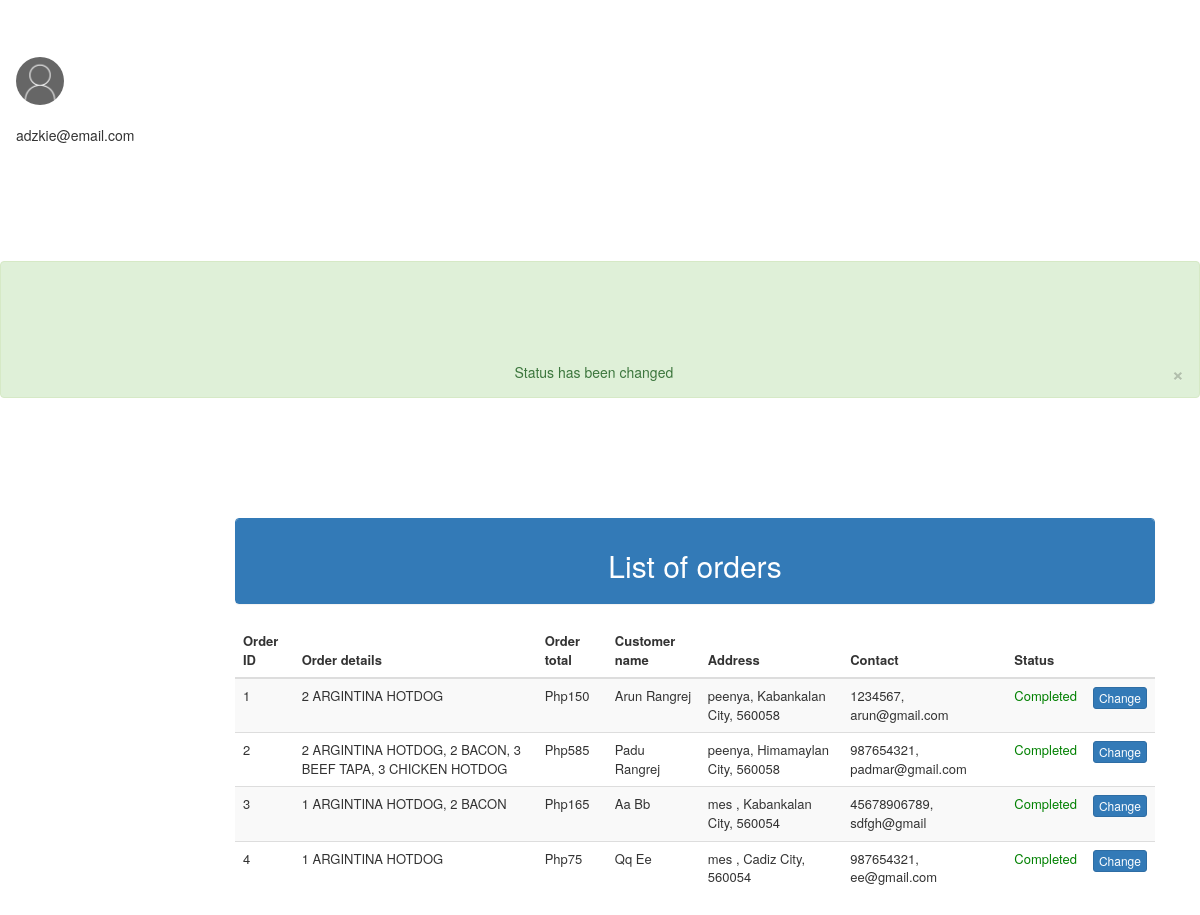
The app's page /admin/admin_orders_view.php?q=1 (signed in) with its own data.
### tables this page shows
CREATE TABLE `order_info` (
  `id` int(100) NOT NULL,
  `order_id` int(100) NOT NULL,
  `order_total` varchar(100) NOT NULL,
  `status` varchar(100) NOT NULL
);

CREATE TABLE `tblcustomers` (
  `id` int(7) UNSIGNED ZEROFILL NOT NULL,
  `order_id` int(100) NOT NULL,
  `first_name` varchar(100) NOT NULL,
  `last_name` varchar(100) NOT NULL,
  `street_address` varchar(100) NOT NULL,
  `city` varchar(100) NOT NULL,
  `zipcode` int(100) NOT NULL,
  `country` varchar(100) NOT NULL,
  `contact_number` varchar(11) DEFAULT NULL,
  `email` varchar(100) NOT NULL,
  `password` varchar(200) NOT NULL
);

### admin/admin_orders_view.php (the view)
<?php
include "admin_header.php";
include "connection.php";
$query="SELECT * FROM order_info";
$result=mysqli_query($conn,$query);
if(isset($_REQUEST['q'])) {
    if ($_REQUEST['q'] == 1) {
        ?>
        <div class="alert alert-success"style="padding-top: 100px">
            <button type="button" class="close" data-dismiss="alert">&times;</button>
            <center>Status has been changed</center>
        </div>
        <?php
    }
}
?>
<!doctype>
<html>
<head>
</head>
<body>
    <div class="container" style="padding-top: 100px;">
        <div class="col-md-2"></div>
        <div class="col-md-10">
            <div class="panel panel-primary">
                <div class="panel-heading">
                    <center><h2>List of orders</h2></center>
                </div>
            </div>
            <div class="table-responsive">
            <table class="table table-striped" style="font-size: small">
                <thead>
                    <tr>
                        <th>Order ID</th>
                        <th>Order details</th>
                        <th>Order total</th>
                        <th>Customer name</th>
                        <th>Address</th>
                        <th>Contact</th>
                        <th>Status</th>
                        <th></th>
                    </tr>
                </thead>
                <tbody>
                    <?php
                    while($row=mysqli_fetch_array($result)){
                        $query2="select * from order_details where order_id=$row[1]";
                        $result2=mysqli_query($conn,$query2);
                        $order_details="";
                        while($row2=mysqli_fetch_array($result2)){
                            $order_details .= $row2[3]." ".$row2[1].", ";
                        }
                        $query3="select * from tblcustomers where order_id=$row[1]";
                        $result3=mysqli_query($conn,$query3);
                        $row3=mysqli_fetch_array($result3);
                        $name=ucfirst($row3[2])." ".ucfirst($row3[3]);
                        $address=$row3[4].", ".ucfirst($row3[5]).", ".strtoupper($row3[6]);
                        $contact=$row3[8].", ".$row3[9];
                        ?>
                    <tr>
                        <td><?php echo $row[1] ?></td>
                        <td><?php echo rtrim($order_details, ", ") ?></td>
                        <td><?php echo "Php".$row[2] ?></td>
                        <td><?php echo $name ?></td>
                        <td><?php echo $address ?></td>
                        <td><?php echo $contact ?></td>
                        <td>
                            <?php
                            if($row[3]=="Not completed"){
                            ?>
                                <font color="red">Not completed</font>
                            <?php
                            }
                            else{
                            ?>
                                <font color="green">Completed</font>
                            <?php
                            }
                            ?>
                        <td>
                            <button type="button" onclick="location.href='admin_orders_change_status.php?order_id=<?php echo $row[1] ?>'"
                                  class="btn btn-primary btn-xs">Change</button>
                        </td>
                    </tr>
                    <?php
                    }
                    ?>
                </tbody>
            </table>
            </div>
        </div>
    </div>
</body>
</html>

### styles.css (style rules this page uses)
html, body { font-family: 'Roboto', 'Helvetica', sans-serif; }

### records on screen
order_info: order "1", order_details "2 ARGINTINA HOTDOG", order_total "150", tblcustomers.first_name+last_name "Arun Rangrej", tblcustomers.street_address+city+zipcode "peenya, Kabankalan City, 560058", tblcustomers.contact_number+email "1234567, arun@gmail.com", status "Completed"
order_info: order "2", order_details "2 ARGINTINA HOTDOG, 2 BACON, 3 BEEF TAPA, 3 CHICKEN HOTDOG", order_total "585", tblcustomers.first_name+last_name "Padu Rangrej", tblcustomers.street_address+city+zipcode "peenya, Himamaylan City, 560058", tblcustomers.contact_number+email "987654321, padmar@gmail.com", status "Completed"
order_info: order "3", order_details "1 ARGINTINA HOTDOG, 2 BACON", order_total "165", tblcustomers.first_name+last_name "Aa Bb", tblcustomers.street_address+city+zipcode "mes , Kabankalan City, 560054", tblcustomers.contact_number+email "45678906789, sdfgh@gmail", status "Completed"
order_info: order "4", order_details "1 ARGINTINA HOTDOG", order_total "75", tblcustomers.first_name+last_name "Qq Ee", tblcustomers.street_address+city+zipcode "mes , Cadiz City, 560054", tblcustomers.contact_number+email "987654321, ee@gmail.com", status "Completed"

### other values on screen
$_SESSION['email'] "adzkie@email.com"
